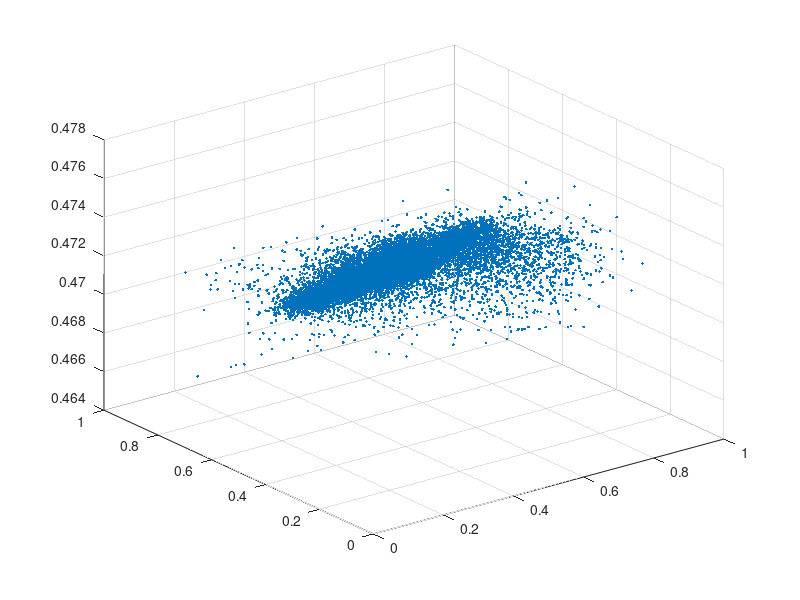

Recreate this plot in MATLAB.
M = csvread("output.txt");
x = ones(1,19020);
y = ones(1,19020);
z = ones(1,19020);


for c = 1:19020
   x(c) = M(c,1); 
   y(c) = M(c,2);  
   z(c) = M(c,3); 
end

scatter3(x,y,z,'.')
